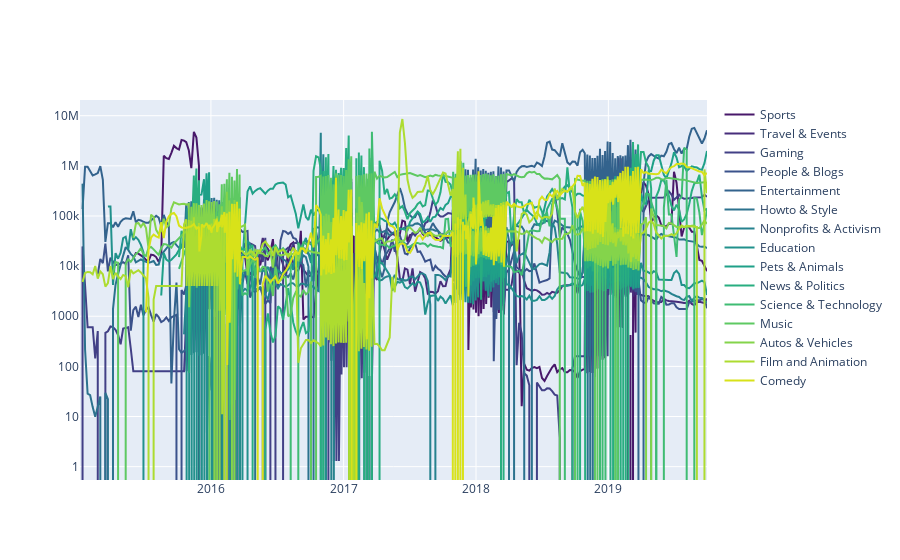

This figure's notebook cell:
### Markdown cell above
- this looks bad and noisy in weeks - Simon Lee

### Code cell
fig = go.Figure()
for d,p in zip(list_category, pal):
    fig.add_trace(go.Scatter(x = df_out[df_out['category']==d]['datetime'],
                             y = df_out[df_out['category']==d]['delta_views'],
                             name = d,
                             line_color = p,
                             fill=None))   #tozeroy 
fig.update_yaxes(type="log")                             
fig.show()

### Figure 1 — Plotly figure (JSON) as saved in the notebook; plotly's stock layout.template omitted (floating-point values rounded to 4 significant figures; data arrays with more than 128 entries replaced by an {"elided": "..."} marker saying what was removed)
{"data": [{"line": {"color": "#48186a"}, "name": "Sports", "type": "scatter", "x": {"elided": "307 str values"}, "y": {"elided": "307 float values"}}, {"line": {"color": "#472d7b"}, "name": "Travel & Events", "type": "scatter", "x": {"elided": "266 str values"}, "y": {"elided": "266 float values"}}, {"line": {"color": "#424086"}, "name": "Gaming", "type": "scatter", "x": {"elided": "334 str values"}, "y": {"elided": "334 float values"}}, {"line": {"color": "#3b528b"}, "name": "People & Blogs", "type": "scatter", "x": {"elided": "327 str values"}, "y": {"elided": "327 float values"}}, {"line": {"color": "#33638d"}, "name": "Entertainment", "type": "scatter", "x": {"elided": "333 str values"}, "y": {"elided": "333 float values"}}, {"line": {"color": "#2c728e"}, "name": "Howto & Style", "type": "scatter", "x": {"elided": "333 str values"}, "y": {"elided": "333 float values"}}, {"line": {"color": "#26828e"}, "name": "Nonprofits & Activism", "type": "scatter", "x": {"elided": "283 str values"}, "y": {"elided": "283 float values"}}, {"line": {"color": "#21918c"}, "name": "Education", "type": "scatter", "x": {"elided": "323 str values"}, "y": {"elided": "323 float values"}}, {"line": {"color": "#1fa088"}, "name": "Pets & Animals", "type": "scatter", "x": {"elided": "295 str values"}, "y": {"elided": "295 float values"}}, {"line": {"color": "#28ae80"}, "name": "News & Politics", "type": "scatter", "x": {"elided": "294 str values"}, "y": {"elided": "294 float values"}}, {"line": {"color": "#3fbc73"}, "name": "Science & Technology", "type": "scatter", "x": {"elided": "287 str values"}, "y": {"elided": "287 float values"}}, {"line": {"color": "#5ec962"}, "name": "Music", "type": "scatter", "x": {"elided": "320 str values"}, "y": {"elided": "320 float values"}}, {"line": {"color": "#84d44b"}, "name": "Autos & Vehicles", "type": "scatter", "x": {"elided": "312 str values"}, "y": {"elided": "312 float values"}}, {"line": {"color": "#addc30"}, "name": "Film and Animation", "type": "scatter", "x": {"elided": "333 str values"}, "y": {"elided": "333 float values"}}, {"line": {"color": "#d8e219"}, "name": "Comedy", "type": "scatter", "x": {"elided": "303 str values"}, "y": {"elided": "303 float values"}}], "layout": {"yaxis": {"type": "log"}}}
